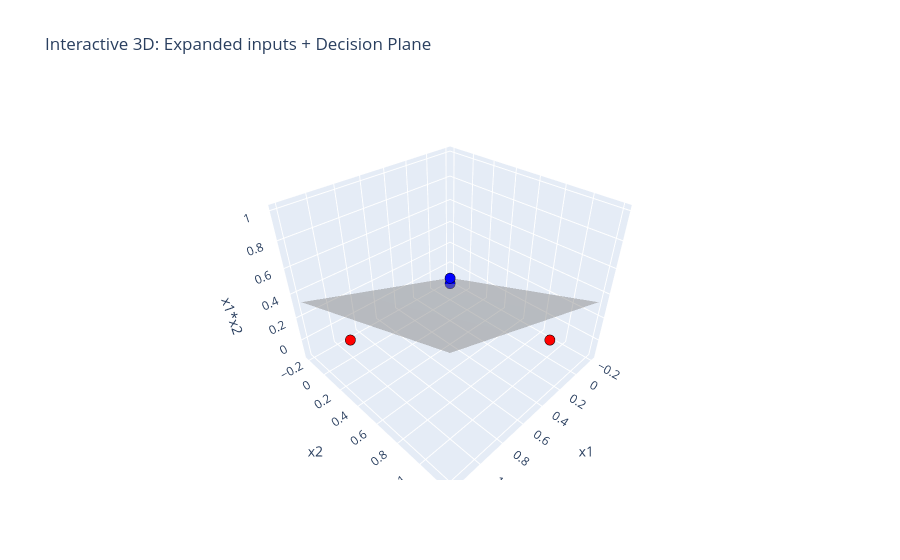

Here is the notebook cell this chart was saved with:
### Markdown cell above
### **Understand why ...**

The "Kernel Trick" works because it changes the geometry of your data.

In the case of XOR, the problem is that in 2D space, the data points are arranged like a "cross"-you can't draw a single straight line that puts the "1"s on one side and the "-1"s on the other. This is what we call non-linearly separable.

By adding that third feature (x1 $\times$ x2), you are effectively lifting the data points into a higher-dimensional space (3D).
Why it works for XOR:

Original 2D coordinates:

- (0,0) → Target -1
- (0,1) → Target 1
- (1,0) → Target 1
- (1,1) → Target -1

Expanded 3D coordinates (x1,x2,x1x2):

- (0,0, 0) → Target -1
- (0,1, 0) → Target 1
- (1,0, 0) → Target 1
- (1,1, 1) → Target -1

Notice that the point (1,1) is the only one where the 3rd dimension becomes 1. In the 3D space, this point is "pushed" up. Now, instead of trying to draw a line on a flat piece of paper, the Perceptron can tilt a flat plane (a hyperplane) in 3D space.

It can place the plane so that the two "1" points stay above it, while the "0,0" point (at the origin) and the "1,1" point (high up) stay below/above it in a way that separates them cleanly.
The Big Picture:

This is the core intuition behind Support Vector Machines (SVMs). Most real-world data is messy and not separable by a straight line. By mathematically transforming the data into higher dimensions (using a "Kernel"), we find a space where a simple linear boundary (like our Perceptron) can finally do the job.

### Code cell
from mpl_toolkits.mplot3d import Axes3D

x1 = X[:, 0]
x2 = X[:, 1]
x3 = X[:, 2]
colors = ['tab:blue' if t == -1 else 'tab:red' for t in targets]

fig = plt.figure(figsize=(12, 5))

# 2D plot (original inputs)
ax2 = fig.add_subplot(1, 2, 1)
for xi, yi, c, t in zip(x1, x2, colors, targets):
    ax2.scatter(xi, yi, color=c, s=80, edgecolor='k')
    ax2.text(xi + 0.02, yi + 0.02, f"{int((xi))},{int((yi))}", fontsize=9)
ax2.set_title("Original 2D inputs (x1, x2)")
ax2.set_xlabel("x1")
ax2.set_ylabel("x2")
ax2.set_xlim(-0.2, 1.2)
ax2.set_ylim(-0.2, 1.2)
ax2.grid(True)

# 3D plot (expanded)
ax3 = fig.add_subplot(1, 2, 2, projection='3d')
ax3.scatter(x1, x2, x3, c=colors, s=80, edgecolor='k')
for xi, yi, zi in zip(x1, x2, x3):
    ax3.text(xi + 0.02, yi + 0.02, zi + 0.02, f"{int(xi)},{int(yi)}", fontsize=9)
ax3.set_title("Expanded 3D inputs (x1, x2, x1*x2)")
ax3.set_xlabel("x1")
ax3.set_ylabel("x2")
ax3.set_zlabel("x1*x2")
ax3.set_xlim(-0.2, 1.2)
ax3.set_ylim(-0.2, 1.2)
ax3.set_zlim(-0.2, 1.2)

# plot perceptron decision plane in 3D if possible
w = gatekeeper.w  # bias, w1, w2, w3
w0, w1, w2, w3 = w[0], w[1], w[2], w[3]
if abs(w3) > 1e-8:
    xx, yy = np.meshgrid(np.linspace(-0.2, 1.2, 10), np.linspace(-0.2, 1.2, 10))
    # also create an interactive Plotly copy of the 3D scatter + decision plane
    try:
        import plotly.graph_objects as go
        zz_plot = (-w0 - w1 * xx - w2 * yy) / w3
        scatter = go.Scatter3d(x=x1, y=x2, z=x3, mode='markers',
                               marker=dict(size=6, color=['blue' if t == -1 else 'red' for t in targets],
                                           line=dict(width=1, color='black')))
        surface = go.Surface(x=xx, y=yy, z=zz_plot, opacity=0.5, showscale=False, colorscale=[[0, 'gray'], [1, 'gray']])
        layout = go.Layout(title="Interactive 3D: Expanded inputs + Decision Plane",
                           scene=dict(xaxis_title='x1', yaxis_title='x2', zaxis_title='x1*x2'))
        fig_plotly = go.Figure(data=[surface, scatter], layout=layout)
        fig_plotly.show()
    except Exception:
        # fallback: continue with matplotlib static surface if plotly not available
        pass
    zz = (-w0 - w1 * xx - w2 * yy) / w3
    ax3.plot_surface(xx, yy, zz, alpha=0.4, color='gray', linewidth=0, antialiased=True)
else:
    # if plane not representable as z=f(x,y), draw approximate separating plane slices
    xx, zz = np.meshgrid(np.linspace(-0.2, 1.2, 10), np.linspace(-0.2, 1.2, 10))
    # try solve for y if w2 != 0
    if abs(w2) > 1e-8:
        yy = (-w0 - w1 * xx - w3 * zz) / w2
        ax3.plot_surface(xx, yy, zz, alpha=0.4, color='gray', linewidth=0, antialiased=True)

plt.tight_layout()
plt.show()

### Figure 1 — Plotly figure (JSON) as saved in the notebook; plotly's stock layout.template omitted (floating-point values rounded to 4 significant figures)
{"data": [{"colorscale": [[0, "gray"], [1, "gray"]], "opacity": 0.5, "showscale": false, "type": "surface", "x": [[-0.2, -0.04444, 0.1111, 0.2667, 0.4222, 0.5778, 0.7333, 0.8889, 1.044, 1.2], [-0.2, -0.04444, 0.1111, 0.2667, 0.4222, 0.5778, 0.7333, 0.8889, 1.044, 1.2], [-0.2, -0.04444, 0.1111, 0.2667, 0.4222, 0.5778, 0.7333, 0.8889, 1.044, 1.2], [-0.2, -0.04444, 0.1111, 0.2667, 0.4222, 0.5778, 0.7333, 0.8889, 1.044, 1.2], [-0.2, -0.04444, 0.1111, 0.2667, 0.4222, 0.5778, 0.7333, 0.8889, 1.044, 1.2], [-0.2, -0.04444, 0.1111, 0.2667, 0.4222, 0.5778, 0.7333, 0.8889, 1.044, 1.2], [-0.2, -0.04444, 0.1111, 0.2667, 0.4222, 0.5778, 0.7333, 0.8889, 1.044, 1.2], [-0.2, -0.04444, 0.1111, 0.2667, 0.4222, 0.5778, 0.7333, 0.8889, 1.044, 1.2], [-0.2, -0.04444, 0.1111, 0.2667, 0.4222, 0.5778, 0.7333, 0.8889, 1.044, 1.2], [-0.2, -0.04444, 0.1111, 0.2667, 0.4222, 0.5778, 0.7333, 0.8889, 1.044, 1.2]], "y": [[-0.2, -0.2, -0.2, -0.2, -0.2, -0.2, -0.2, -0.2, -0.2, -0.2], [-0.04444, -0.04444, -0.04444, -0.04444, -0.04444, -0.04444, -0.04444, -0.04444, -0.04444, -0.04444], [0.1111, 0.1111, 0.1111, 0.1111, 0.1111, 0.1111, 0.1111, 0.1111, 0.1111, 0.1111], [0.2667, 0.2667, 0.2667, 0.2667, 0.2667, 0.2667, 0.2667, 0.2667, 0.2667, 0.2667], [0.4222, 0.4222, 0.4222, 0.4222, 0.4222, 0.4222, 0.4222, 0.4222, 0.4222, 0.4222], [0.5778, 0.5778, 0.5778, 0.5778, 0.5778, 0.5778, 0.5778, 0.5778, 0.5778, 0.5778], [0.7333, 0.7333, 0.7333, 0.7333, 0.7333, 0.7333, 0.7333, 0.7333, 0.7333, 0.7333], [0.8889, 0.8889, 0.8889, 0.8889, 0.8889, 0.8889, 0.8889, 0.8889, 0.8889, 0.8889], [1.044, 1.044, 1.044, 1.044, 1.044, 1.044, 1.044, 1.044, 1.044, 1.044], [1.2, 1.2, 1.2, 1.2, 1.2, 1.2, 1.2, 1.2, 1.2, 1.2]], "z": [[-0.1333, -0.08148, -0.02963, 0.02222, 0.07407, 0.1259, 0.1778, 0.2296, 0.2815, 0.3333], [-0.08148, -0.02963, 0.02222, 0.07407, 0.1259, 0.1778, 0.2296, 0.2815, 0.3333, 0.3852], [-0.02963, 0.02222, 0.07407, 0.1259, 0.1778, 0.2296, 0.2815, 0.3333, 0.3852, 0.437], [0.02222, 0.07407, 0.1259, 0.1778, 0.2296, 0.2815, 0.3333, 0.3852, 0.437, 0.4889], [0.07407, 0.1259, 0.1778, 0.2296, 0.2815, 0.3333, 0.3852, 0.437, 0.4889, 0.5407], [0.1259, 0.1778, 0.2296, 0.2815, 0.3333, 0.3852, 0.437, 0.4889, 0.5407, 0.5926], [0.1778, 0.2296, 0.2815, 0.3333, 0.3852, 0.437, 0.4889, 0.5407, 0.5926, 0.6444], [0.2296, 0.2815, 0.3333, 0.3852, 0.437, 0.4889, 0.5407, 0.5926, 0.6444, 0.6963], [0.2815, 0.3333, 0.3852, 0.437, 0.4889, 0.5407, 0.5926, 0.6444, 0.6963, 0.7481], [0.3333, 0.3852, 0.437, 0.4889, 0.5407, 0.5926, 0.6444, 0.6963, 0.7481, 0.8]]}, {"marker": {"color": ["blue", "red", "red", "blue"], "line": {"color": "black", "width": 1}, "size": 6}, "mode": "markers", "type": "scatter3d", "x": [0, 0, 1, 1], "y": [0, 1, 0, 1], "z": [0, 0, 0, 1]}], "layout": {"scene": {"xaxis": {"title": {"text": "x1"}}, "yaxis": {"title": {"text": "x2"}}, "zaxis": {"title": {"text": "x1*x2"}}}, "title": {"text": "Interactive 3D: Expanded inputs + Decision Plane"}}}
